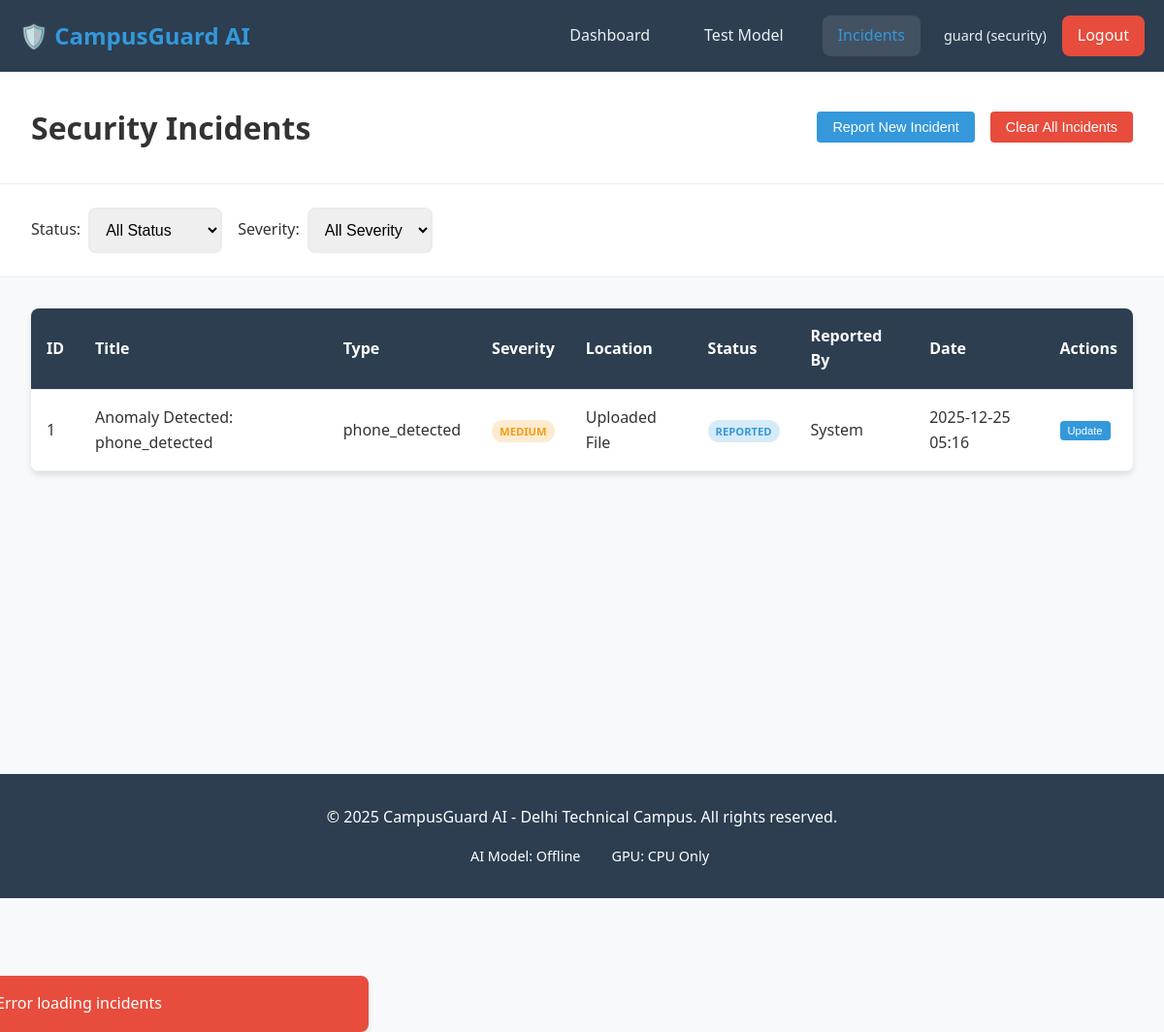
The page /incidents (signed in) on the database its author committed.
### database.py (models this page shows, shortened)
class User(UserMixin, db.Model):
    __tablename__ = 'users'
    id = db.Column(db.Integer, primary_key=True)
    username = db.Column(db.String(80), unique=True, nullable=False)
    email = db.Column(db.String(120), unique=True, nullable=False)
    password_hash = db.Column(db.String(128), nullable=False)
    role = db.Column(db.String(20), nullable=False, default='student')
    department = db.Column(db.String(100))
    is_active = db.Column(db.Boolean, default=True)
    created_at = db.Column(db.DateTime, default=datetime.utcnow)
    incidents = db.relationship('Incident', backref='reported_by', lazy=True)

class Incident(db.Model):
    __tablename__ = 'incidents'
    id = db.Column(db.Integer, primary_key=True)
    title = db.Column(db.String(200), nullable=False)
    description = db.Column(db.Text)
    incident_type = db.Column(db.String(50), nullable=False)
    severity = db.Column(db.String(20), default='medium')
    location = db.Column(db.String(200))
    camera_id = db.Column(db.Integer, db.ForeignKey('cameras.id'))
    reported_by_id = db.Column(db.Integer, db.ForeignKey('users.id'))
    confidence_score = db.Column(db.Float)
    video_evidence_path = db.Column(db.String(500))
    frame_evidence = db.Column(db.Text)  # Base64 encoded frame
    status = db.Column(db.String(20), default='reported')
    created_at = db.Column(db.DateTime, default=datetime.utcnow)
    resolved_at = db.Column(db.DateTime)

### app.py (the view)
@app.route('/incidents')
@login_required
def incidents():
    incidents_list = Incident.query.order_by(Incident.created_at.desc()).all()
    return render_template('incidents.html', incidents=incidents_list)

### app.py (called while the page is built)
@login_manager.user_loader
def load_user(user_id):
    try:
        return db.session.get(User, int(user_id))
    except Exception:
        return None

### templates/incidents.html (shortened to what this page needs)
{% extends "base.html" %}
{% block content %}
<div class="incidents-header">
    <h1>Security Incidents</h1>
    <div class="header-controls">
        <button id="reportIncident" class="btn btn-primary">Report New Incident</button>
        <button id="clearIncidents" class="btn btn-danger">Clear All Incidents</button>
    </div>
</div>
<div class="incidents-controls">
    <div class="filter-group">
        <label for="statusFilter">Status:</label>
        <select id="statusFilter" class="form-input">
            <option value="all">All Status</option>
        </select>
    </div>
    <div class="filter-group">
        <label for="severityFilter">Severity:</label>
        <select id="severityFilter" class="form-input">
            <option value="all">All Severity</option>
        </select>
    </div>
    <button id="applyFilters" class="btn btn-secondary">Apply Filters</button>
</div>
<div class="incidents-list">
    <div class="incidents-table-container">
        <table class="incidents-table">
            <thead>
                <tr>
                    <th>ID</th>
                    <th>Title</th>
                    <th>Type</th>
                    <th>Severity</th>
                    <th>Location</th>
                    <th>Status</th>
                    <th>Reported By</th>
                    <th>Date</th>
                    <th>Actions</th>
                </tr>
            </thead>
            <tbody id="incidentsTableBody">
                {% for incident in incidents %}
                <tr class="incident-row severity-{{ incident.severity }}">
                    <td>{{ incident.id }}</td>
                    <td>{{ incident.title }}</td>
                    <td>{{ incident.incident_type }}</td>
                    <td>
                        <span class="severity-badge {{ incident.severity }}">
                            {{ incident.severity|upper }}
                        </span>
                    </td>
                    <td>{{ incident.location or 'N/A' }}</td>
                    <td>
                        <span class="status-badge {{ incident.status }}">
                            {{ incident.status|upper }}
                        </span>
                    </td>
                    <td>{{ incident.reported_by.username if incident.reported_by else 'System' }}</td>
                    <td>{{ incident.created_at.strftime('%Y-%m-%d %H:%M') }}</td>
                    <td>
                        <div class="action-buttons">
                            {% if current_user.role in ['admin', 'security'] %}
                                <button class="btn-action btn-edit" data-id="{{ incident.id }}" data-status="{{ incident.status }}">Update</button>
                            {% endif %}
                        </div>
                    </td>
                </tr>
                {% endfor %}
            </tbody>
        </table>
    </div>
</div>
{% endblock %}

### templates/base.html (shortened to what this page needs)
<!DOCTYPE html>
<html lang="en">
<head>
    <link rel="stylesheet" href="{{ url_for('static', filename='css/style.css') }}">
</head>
<body>
    <video autoplay muted loop playsinline id="videoBackground">
        <source src="{{ url_for('static', filename='videos/background.mp4') }}" type="video/mp4">
    </video>
    <nav class="navbar">
        <div class="nav-container">
            <div class="nav-logo">
                <h2>🛡️ CampusGuard AI</h2>
            </div>
            <div class="nav-menu">
                {% if current_user.is_authenticated %}
                    <a href="{{ url_for('dashboard') }}" class="nav-link {% if request.endpoint == 'dashboard' %}active{% endif %}">Dashboard</a>
                    <a href="{{ url_for('test') }}" class="nav-link {% if request.endpoint == 'test' %}active{% endif %}">Test Model</a>
                    <a href="{{ url_for('incidents') }}" class="nav-link {% if request.endpoint == 'incidents' %}active{% endif %}">Incidents</a>
                    <div class="nav-user">
                        <span class="user-info">{{ current_user.username }} ({{ current_user.role }})</span>
                        <a href="{{ url_for('auth.logout') }}" class="nav-link logout-btn">Logout</a>
                    </div>
                {% else %}
                    <a href="{{ url_for('auth.login') }}" class="nav-link">Login</a>
                    <a href="{{ url_for('auth.register') }}" class="nav-link">Register</a>
                {% endif %}
            </div>
        </div>
    </nav>
    <main class="main-content">
        {% block content %}{% endblock %}
    </main>
    <footer class="footer">
        <div class="container">
            <p>&copy; 2025 CampusGuard AI - Delhi Technical Campus. All rights reserved.</p>
            <div class="system-status">
                <span>AI Model: {% if model_loaded %}Loaded{% else %}Offline{% endif %}</span>
                <span>GPU: {% if cuda_available %}Available{% else %}CPU Only{% endif %}</span>
            </div>
        </div>
    </footer>
</body>
</html>

### static/css/style.css (style rules this page uses)
* { margin: 0; padding: 0; box-sizing: border-box; }
:root { --primary-color: #3498db; --primary-dark: #2980b9; --secondary-color: #2c3e50; --success-color: #27ae60; --warning-color: #f39c12; --danger-color: #e74c3c; --info-color: #17a2b8; --light-color: #ecf0f1; --dark-color: #2c3e50; --gray-color: #95a5a6; --border-radius: 8px; --box-shadow: 0 4px 6px rgba(0, 0, 0, 0.1); --transition: all 0.3s ease; }
body { font-family: 'Segoe UI', Tahoma, Geneva, Verdana, sans-serif; line-height: 1.6; color: #333; background-color: #f8f9fa; }
.container { max-width: 1200px; margin: 0 auto; padding: 0 20px; }
.navbar { background: var(--secondary-color); color: white; padding: 1rem 0; box-shadow: var(--box-shadow); position: sticky; top: 0; z-index: 1000; }
.nav-container { max-width: 1200px; margin: 0 auto; padding: 0 20px; display: flex; justify-content: space-between; align-items: center; }
.nav-logo h2 { color: var(--primary-color); font-size: 1.5rem; }
.nav-menu { display: flex; gap: 1.5rem; align-items: center; }
.nav-link { color: var(--light-color); text-decoration: none; padding: 0.5rem 1rem; border-radius: var(--border-radius); transition: var(--transition); font-weight: 500; }
.nav-link:hover, .nav-link.active { background-color: rgba(255, 255, 255, 0.1); color: var(--primary-color); }
.nav-user { display: flex; align-items: center; gap: 1rem; }
.user-info { color: var(--light-color); font-size: 0.9rem; }
.logout-btn { background: var(--danger-color); color: white; }
.main-content { min-height: calc(100vh - 140px); }
.btn { padding: 0.75rem 1.5rem; border: none; border-radius: var(--border-radius); text-decoration: none; font-weight: 600; cursor: pointer; transition: var(--transition); display: inline-block; text-align: center; font-size: 0.9rem; }
.btn-primary { background: var(--primary-color); color: white; }
.btn-secondary { background: transparent; color: white; border: 2px solid white; }
.btn-danger { background: var(--danger-color); color: white; }
.form-input { width: 100%; padding: 0.75rem; border: 2px solid #e9ecef; border-radius: var(--border-radius); font-size: 1rem; transition: var(--transition); }
.incidents-header { background: white; padding: 2rem; border-bottom: 1px solid #e9ecef; display: flex; justify-content: space-between; align-items: center; }
.incidents-controls { background: white; padding: 1.5rem 2rem; display: flex; gap: 1rem; align-items: center; border-bottom: 1px solid #e9ecef; }
.filter-group { display: flex; align-items: center; gap: 0.5rem; }
.incidents-list { padding: 2rem; }
.incidents-table-container { background: white; border-radius: var(--border-radius); box-shadow: var(--box-shadow); overflow: hidden; }
.incidents-table { width: 100%; border-collapse: collapse; }
.incidents-table th, .incidents-table td { padding: 1rem; text-align: left; border-bottom: 1px solid #e9ecef; }
.incidents-table th { background: var(--secondary-color); color: white; font-weight: 600; }
.severity-badge, .status-badge { padding: 0.25rem 0.5rem; border-radius: 12px; font-size: 0.7rem; font-weight: bold; text-transform: uppercase; }
.severity-badge.medium { background: #fdebd0; color: var(--warning-color); }
.status-badge.reported { background: #d6eaf8; color: var(--primary-color); }
.action-buttons { display: flex; gap: 0.5rem; }
.btn-action { padding: 0.25rem 0.5rem; border: none; border-radius: 4px; font-size: 0.7rem; cursor: pointer; transition: var(--transition); }
.btn-edit { background: var(--primary-color); color: white; }
.footer { background: var(--secondary-color); color: white; text-align: center; padding: 2rem 0; margin-top: 4rem; }
.system-status { display: flex; justify-content: center; gap: 1rem; margin-top: 1rem; font-size: 0.9rem; }
.header-controls { display: flex; gap: 1rem; }
.btn { padding: 8px 16px; border-radius: 4px; cursor: pointer; border: none; font-weight: 500; transition: var(--transition); }
.btn-primary { background-color: var(--primary-color); color: white; }
.btn-danger { background-color: var(--danger-color); color: white; }

### templates/base.html (style rules this page uses)
#videoBackground { position: fixed; top: 0; left: 0; width: 100%; height: 100%; object-fit: cover; z-index: -1; }
body::before { content: ''; position: fixed; top: 0; left: 0; width: 100%; height: 100%; z-index: -1; }
.navbar, .main-content, .footer, .flash-messages, .auth-container { position: relative; z-index: 10; }

### rows shown on the page
User: username "guard", role "security"
Incident: id "1", title "Anomaly Detected: phone_detected", incident_type "phone_detected", severity "MEDIUM", location "Uploaded File", status "REPORTED", reported_by "System", created_at "2025-12-25 05:16"
